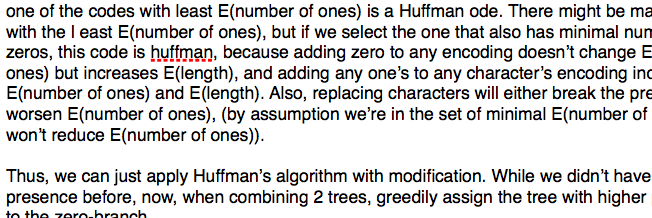
#> input picture sample_screenshots/testscrnshot.png, 652 x 218 px
$ python merges_lines.py
#> lines starting #> are read from the running program, lines starting #| are printed output that depends on the picture; after the words box and inside, x2 and y2 are one past the last pixel; in counts of white or black regions, pixels touching at a corner belong together
# [21 lines of commented-out code are left out]
import cv2
import numpy as np
from PIL import Image

def overlaps(prev, curr):

    x1,y1,w1,h1=prev
    x2,y2,w2,h2=curr

    x1_inside_x2 = x2<=x1 and x1<=x2+w2
    x2_inside_x1 = x1<=x2 and x2<=x1+w1
    y1_inside_y2 = y2<=y1 and y1<=y2+h2
    y2_inside_y1 = y1<=y2 and y2<=y1+h1

    #if they overlap
    if  (y1_inside_y2 or y2_inside_y1):
        return ("overlap",
                 [min(x1,x2), min(y1,y2), max(x1+w1,x2+w2)-min(x1,x2)
                  , max(h1+y1,h2+y2)-min(y1,y2)])
    else:
        return ("disjoint", curr)

img = cv2.imread('sample_screenshots/testscrnshot.png')
#> img is the input picture: shape (218, 652, 3); mean B, G, R 213.4, 213.1, 213.6
img_cutversion=Image.open('sample_screenshots/testscrnshot.png')

mser = cv2.MSER_create()

#Resize the image so that MSER can work better
img = cv2.resize(img, (img.shape[1]*2, img.shape[0]*2))
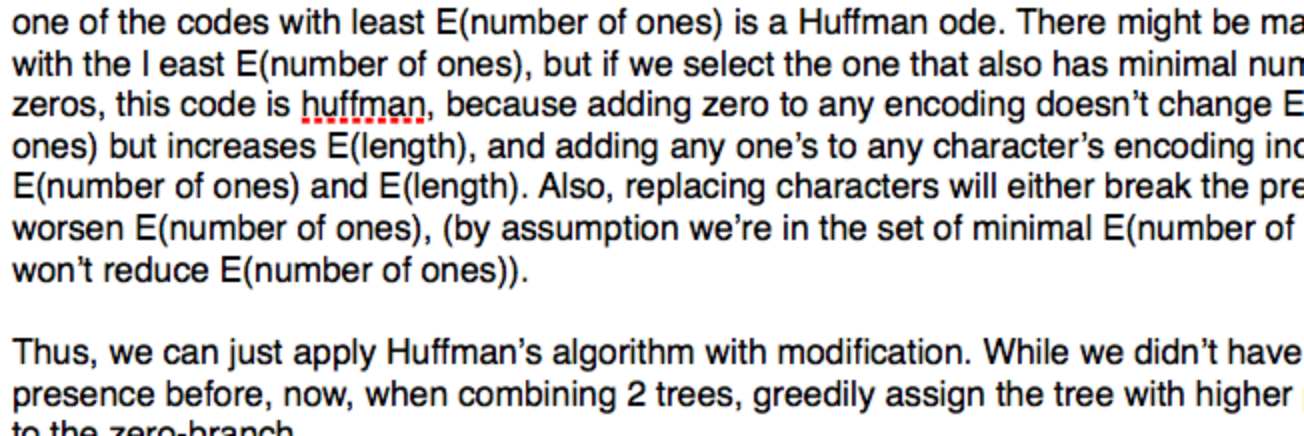
#> img: shape (436, 1304, 3); mean B, G, R 213.4, 213.1, 213.6

gray = cv2.cvtColor(img, cv2.COLOR_BGR2GRAY)
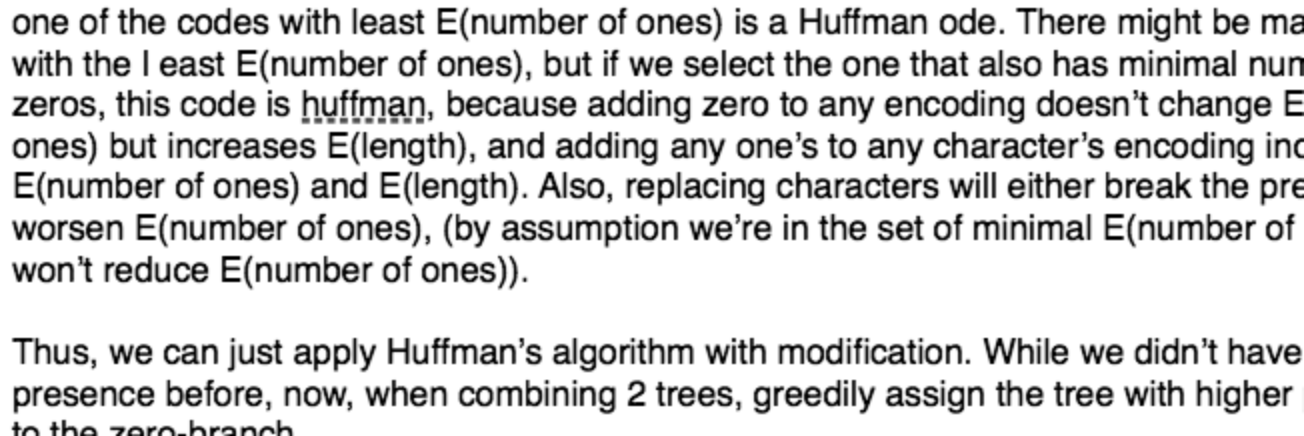
#> gray: shape (436, 1304); min 0, max 255, mean 213.3
vis = img.copy() #this is what we see

regions = mser.detectRegions(gray)

#hulls is a list of np.arrays that are the points
#each array has tuples in them specifying the coordinates
#hulls = [cv2.convexHull(p.reshape(-1, 1, 2)) for p in regions[0]]
rects = []
hulls = []
for p in regions[0]:
    x,y,w,h= cv2.boundingRect(p.reshape(-1, 1, 2))
 #   rect=cv2.rectangle(vis,(x,y),(x+w,y+h),(0,255,0),2) #draws the rectangles on vis
    rects.append([x,y,w,h])
#> this loop made 12991 passes
#> (x, y, w, h) on passes 1 to 3: (22, 58, 14, 17), (22, 58, 14, 17), (22, 58, 14, 17)
#> after the loop, rects = 12991 items, first 6: [22, 58, 14, 17], [22, 58, 14, 17], [22, 58, 14, 17], [22, 58, 14, 17], [13, 58, 23, 18], [13, 58, 23, 18]

rects.sort(key=lambda x: x[1])
summarized_rects = [rects[0]]
#> summarized_rects = [[79, 6, 32, 30]]

for r in range(1,len(rects)):
    this = rects[r]
    prev = summarized_rects[-1]

    #print (this)

    state, average = overlaps(prev, this)
    #print(state, average)
    #print( prev, this)
    if state == "overlap":
        #print("---contains", average)
        summarized_rects[-1]=average
    if state == "disjoint":
        #print("--disjoint", prev, this)
        summarized_rects.append(average)
#> this loop made 12990 passes
#> (w1 in overlaps, h1 in overlaps, x2 in overlaps, y2 in overlaps, w2 in overlaps, h2 in overlaps, x2_inside_x1 in overlaps, y1_inside_y2 in overlaps) on passes 3, 4, 6: (550, 37, 597, 6, 32, 31, True, True), (550, 37, 597, 6, 32, 31, True, True), (644, 37, 711, 6, 12, 37, True, True)

print ("summarized rects", summarized_rects)
#> (printed output is left out)
print("pillow image size", img_cutversion.size)
#| pillow image size (652, 218)

cutimages=[]
for r in summarized_rects:
    x,y,w,h = r
    cv2.rectangle(vis,(x,y),(x+w,y+h),(0,255,0),2) #draws it

    cutimages.append(img_cutversion.crop((x//2,y//2,(x+w)//2,(y+h)//2)))
#> this loop made 10 passes
#> r on passes 1 to 10: [11, 6, 1292, 37], [11, 48, 1292, 37], [11, 88, 1292, 37], [11, 130, 1292, 37], [13, 170, 1290, 37], [11, 212, 1286, 37], [11, 254, 508, 37], [11, 336, 1292, 37], [13, 378, 1282, 37], [11, 419, 284, 16]
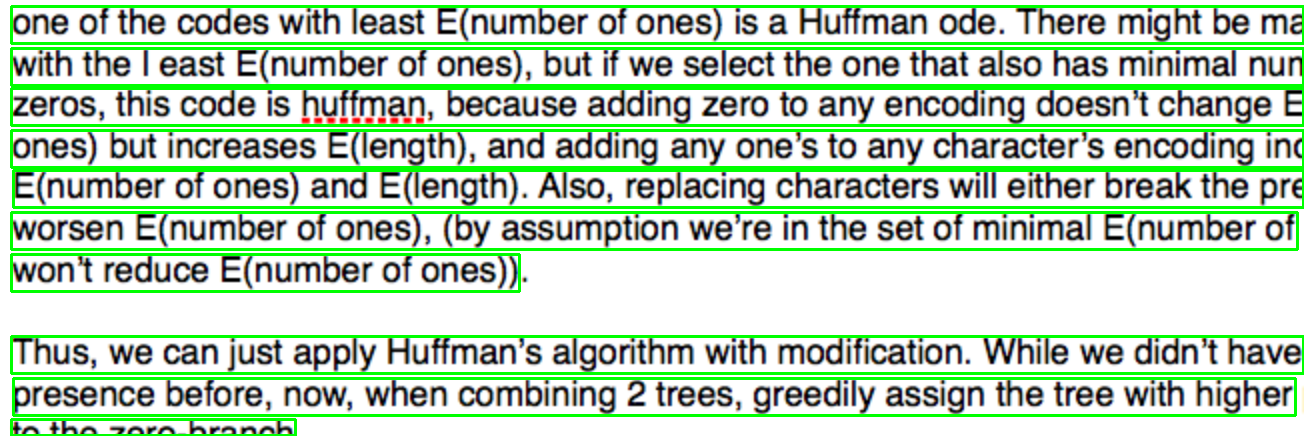
#> vis: shape (436, 1304, 3); 12% of pixels changed, all inside (x1, y1, x2, y2) = (10, 5, 1304, 436)

for index in range(min(100,len(summarized_rects))): #set the min to 100 for now to avoid oversaving
    picture = cutimages[index]
    picture.save('image' + str(index) +'.png')
#> this loop made 10 passes
#> pass 1, `picture = cutimages[index]`:
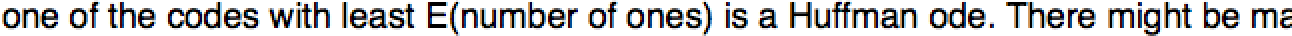
#> picture: PIL image 646x18 RGBA (shown 2 times larger); mean R, G, B, A 197, 196.4, 196.7, 255
#> pass 2, `picture = cutimages[index]`:
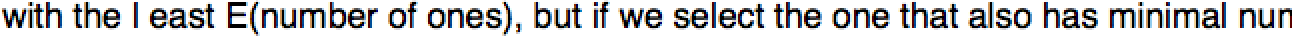
#> picture: PIL image 646x18 RGBA (shown 2 times larger); mean R, G, B, A 197.2, 196.6, 197.3, 255
#> pass 3, `picture = cutimages[index]`:
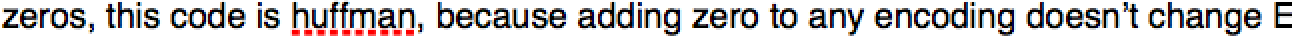
#> picture: PIL image 646x18 RGBA (shown 2 times larger); mean R, G, B, A 195, 192, 192.4, 255

 # [9 lines of commented-out code are left out]

cv2.namedWindow('img', 0)
cv2.imshow('img', vis)
# [11 lines of commented-out code are left out]
while(cv2.waitKey()!=ord('q')):
#> (key q is pressed here)
    continue
cv2.destroyAllWindows()


###
#code for getting only letters
#https://stackoverflow.com/questions/44185854/extract-text-from-image-using-mser-in-opencv-python

###############
#puts green boxes around things

##import cv2
##
##img = cv2.imread('scrnshot.png')
##mser = cv2.MSER_create()
##
###Resize the image so that MSER can work better
##img = cv2.resize(img, (img.shape[1]*2, img.shape[0]*2))
##
##gray = cv2.cvtColor(img, cv2.COLOR_BGR2GRAY)
##vis = img.copy()
##
##regions = mser.detectRegions(gray)
##hulls = [cv2.convexHull(p.reshape(-1, 1, 2)) for p in regions[0]]
##cv2.polylines(vis, hulls, 1, (0,255,0))
##
##cv2.namedWindow('img', 0)
##cv2.imshow('img', vis)
##while(cv2.waitKey()!=ord('q')):
##    continue
##cv2.destroyAllWindows()
###############
#cuts part of an image
##
##from PIL import Image
##i = Image.open('scrnshot.png')
##w,h = i.size
##row_to_sum = []
##for row in range(h):
##    row_sum = 0
##    for col in range(w):
##        row_sum += sum(i.getpixel((col,row))) #gets the value at that pixel
##    row_to_sum.append(row_sum) #appends the sum of that row
##
###high value: white; low value: black
##
###now get the changes.
##print(row_to_sum)
##frame2 = i.crop(((275, 0, 528, 250)))
##frame2.save('cut.png')

$ run again, with sample_screenshots/scrnshot2.png copied over sample_screenshots/testscrnshot.png
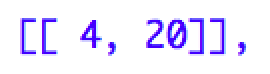
#> input picture sample_screenshots/scrnshot2.png, 135 x 37 px (shown 2 times larger)
#> img is the input picture: shape (37, 135, 3); mean B, G, R 255, 234.1, 238.4
#> img: shape (74, 270, 3)
#> the loop `for p in regions[0]:` made 190 passes
#> (x, y, w, h) on passes 1 to 3: (22, 19, 13, 34), (22, 19, 13, 35), (22, 19, 13, 35)
#> after the loop `for p in regions[0]:`: rects = 190 items, first 6: [22, 19, 13, 34], [22, 19, 13, 35], [22, 19, 13, 35], [22, 19, 14, 35], [22, 19, 14, 35], [22, 18, 14, 36]
#> summarized_rects = [[20, 17, 17, 38]]
#> the loop `for r in range(1,len(rects)):` made 189 passes
#> (x1 in overlaps, w1 in overlaps, h1 in overlaps, x2 in overlaps, y2 in overlaps, w2 in overlaps, h2 in overlaps, x1_inside_x2 in overlaps) on passes 4, 7, 8: (19, 39, 39, 41, 17, 17, 39, False), (19, 186, 39, 188, 17, 17, 38, False), (19, 186, 39, 187, 17, 18, 39, False)
#| summarized rects [[19, 17, 228, 40]]
#| pillow image size (135, 37)
#> the loop `for r in summarized_rects:` made 1 pass
#> r on pass 1: [19, 17, 228, 40]
#> after the loop `for r in summarized_rects:`:
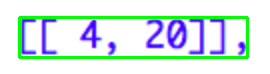
#> vis: shape (74, 270, 3); mean B, G, R 234.5, 234.8, 218.5
#> the loop `for index in range(min(100,len(summarized_rects))):` made 1 pass
#> pass 1, `picture = cutimages[index]`:
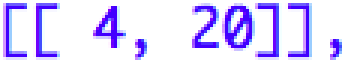
#> picture: PIL image 114x20 RGBA (shown 3 times larger); mean R, G, B, A 218.6, 209.1, 255, 255

$ run again, with sample_screenshots/testtinytext.png copied over sample_screenshots/testscrnshot.png
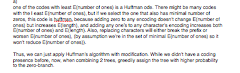
#> input picture sample_screenshots/testtinytext.png, 240 x 73 px
#> img is the input picture: shape (73, 240, 3); mean B, G, R 232.2, 231.6, 232.1
#> img: shape (146, 480, 3)
#> the loop `for p in regions[0]:` made 835 passes
#> (x, y, w, h) on passes 1 to 3: (26, 118, 40, 8), (26, 118, 40, 8), (26, 118, 40, 8)
#> after the loop `for p in regions[0]:`: rects = 835 items, first 6: [26, 118, 40, 8], [26, 118, 40, 8], [26, 118, 40, 8], [26, 118, 40, 8], [26, 118, 40, 8], [26, 118, 40, 8]
#> summarized_rects = [[25, 1, 10, 8]]
#> the loop `for r in range(1,len(rects)):` made 834 passes
#> (w1 in overlaps, h1 in overlaps, x2 in overlaps, y2 in overlaps, w2 in overlaps, h2 in overlaps, x1_inside_x2 in overlaps, x2_inside_x1 in overlaps) on passes 4 to 6: (338, 20, 338, 10, 25, 10, False, True), (338, 20, 338, 10, 25, 11, False, True), (338, 20, 310, 10, 26, 8, False, True)
#| summarized rects [[25, 1, 408, 31], [25, 33, 416, 12], [25, 46, 421, 32], [25, 79, 147, 11], [25, 103, 411, 32]]
#| pillow image size (240, 73)
#> the loop `for r in summarized_rects:` made 5 passes
#> r on passes 1 to 5: [25, 1, 408, 31], [25, 33, 416, 12], [25, 46, 421, 32], [25, 79, 147, 11], [25, 103, 411, 32]
#> after the loop `for r in summarized_rects:`:
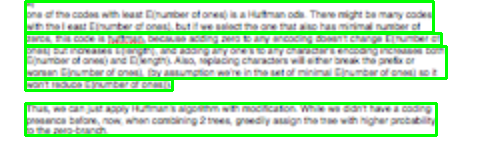
#> vis: shape (146, 480, 3); mean B, G, R 197.9, 232.2, 197.9
#> the loop `for index in range(min(100,len(summarized_rects))):` made 5 passes
#> after the loop `for index in range(min(100,len(summarized_rects))):`:
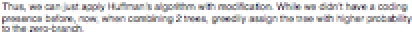
#> picture: PIL image 206x16 RGBA (shown 2 times larger); mean R, G, B, A 223.4, 222.6, 223.5, 255
